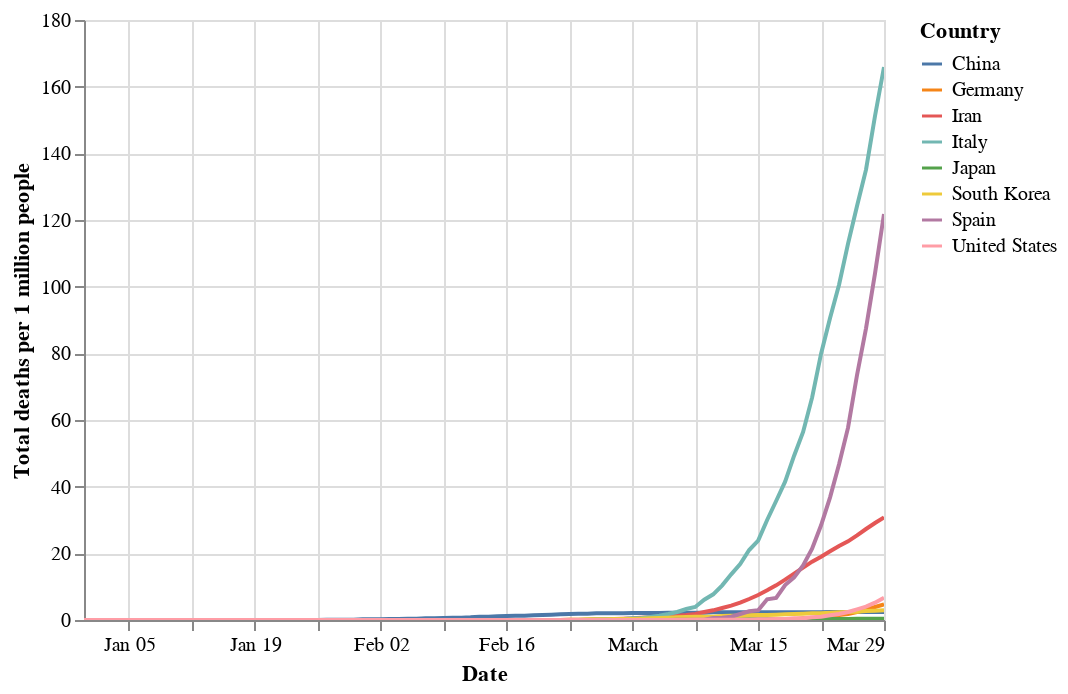

Here is the notebook cell this chart was saved with:
### Code cell
plot('Total deaths per 1 million people')

### Figure 1 — Vega-Lite specification as saved in the notebook (floating-point values rounded to 4 significant figures; data arrays with more than 128 entries replaced by an {"elided": "..."} marker saying what was removed)
{"config": {"view": {"continuousWidth": 400, "continuousHeight": 300}}, "data": {"name": "data-06b3fa032b6985bab854b28ef21b61ba"}, "mark": "line", "encoding": {"color": {"type": "nominal", "field": "Country"}, "opacity": {"condition": {"value": 1, "selection": "selector015"}, "value": 0.2}, "tooltip": [{"type": "nominal", "field": "Country"}, {"type": "temporal", "field": "Date"}, {"type": "quantitative", "field": "Total deaths per 1 million people"}], "x": {"type": "temporal", "field": "Date"}, "y": {"type": "quantitative", "field": "Total deaths per 1 million people"}}, "selection": {"selector015": {"type": "multi", "fields": ["Country"], "bind": "legend"}, "selector016": {"type": "interval", "bind": "scales", "encodings": ["x", "y"]}}, "$schema": "https://vega.github.io/schema/vega-lite/v4.0.2.json", "datasets": {"data-06b3fa032b6985bab854b28ef21b61ba": {"elided": "720 records"}}}
